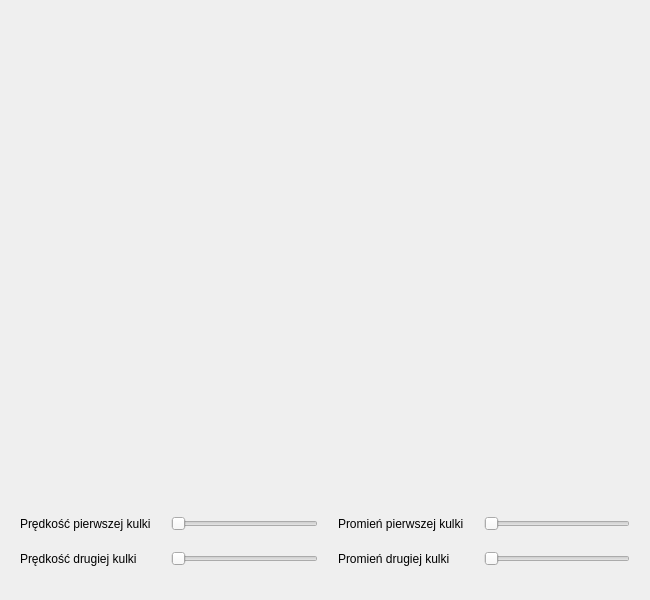
<?xml version="1.0" encoding="UTF-8"?>
<ui version="4.0">
 <class>BallCollider</class>
 <widget class="QWidget" name="BallCollider">
  <property name="geometry">
   <rect>
    <x>0</x>
    <y>0</y>
    <width>650</width>
    <height>600</height>
   </rect>
  </property>
  <property name="minimumSize">
   <size>
    <width>650</width>
    <height>600</height>
   </size>
  </property>
  <property name="maximumSize">
   <size>
    <width>650</width>
    <height>600</height>
   </size>
  </property>
  <property name="windowTitle">
   <string>Kulki</string>
  </property>
  <layout class="QVBoxLayout" name="verticalLayout_2">
   <property name="spacing">
    <number>10</number>
   </property>
   <property name="leftMargin">
    <number>20</number>
   </property>
   <property name="topMargin">
    <number>20</number>
   </property>
   <property name="rightMargin">
    <number>20</number>
   </property>
   <property name="bottomMargin">
    <number>20</number>
   </property>
   <item>
    <widget class="QWidget" name="ballWidget" native="true">
     <property name="minimumSize">
      <size>
       <width>610</width>
       <height>430</height>
      </size>
     </property>
     <property name="maximumSize">
      <size>
       <width>610</width>
       <height>430</height>
      </size>
     </property>
     <property name="styleSheet">
      <string notr="true">QWidget {
	background: &quot;white&quot;
}</string>
     </property>
    </widget>
   </item>
   <item>
    <layout class="QGridLayout" name="gridLayout">
     <property name="sizeConstraint">
      <enum>QLayout::SetMinimumSize</enum>
     </property>
     <property name="topMargin">
      <number>30</number>
     </property>
     <property name="spacing">
      <number>20</number>
     </property>
     <item row="0" column="2">
      <widget class="QLabel" name="redBallRadiusLabel">
       <property name="text">
        <string>Promień pierwszej kulki</string>
       </property>
      </widget>
     </item>
     <item row="0" column="0">
      <widget class="QLabel" name="redBallSpeedLabel">
       <property name="text">
        <string>Prędkość pierwszej kulki</string>
       </property>
      </widget>
     </item>
     <item row="1" column="2">
      <widget class="QLabel" name="blueBallRadiusLabel">
       <property name="text">
        <string>Promień drugiej kulki</string>
       </property>
      </widget>
     </item>
     <item row="0" column="1">
      <widget class="QSlider" name="redBallSpeedSlider">
       <property name="maximum">
        <number>250</number>
       </property>
       <property name="orientation">
        <enum>Qt::Horizontal</enum>
       </property>
      </widget>
     </item>
     <item row="1" column="0">
      <widget class="QLabel" name="blueBallSpeedLabel">
       <property name="text">
        <string>Prędkość drugiej kulki</string>
       </property>
      </widget>
     </item>
     <item row="1" column="1">
      <widget class="QSlider" name="blueBallSpeedSlider">
       <property name="maximum">
        <number>250</number>
       </property>
       <property name="orientation">
        <enum>Qt::Horizontal</enum>
       </property>
      </widget>
     </item>
     <item row="0" column="3">
      <widget class="QSlider" name="redBallRadiusSlider">
       <property name="minimum">
        <number>10</number>
       </property>
       <property name="maximum">
        <number>100</number>
       </property>
       <property name="orientation">
        <enum>Qt::Horizontal</enum>
       </property>
      </widget>
     </item>
     <item row="1" column="3">
      <widget class="QSlider" name="blueBallRadiusSlider">
       <property name="minimum">
        <number>10</number>
       </property>
       <property name="maximum">
        <number>100</number>
       </property>
       <property name="orientation">
        <enum>Qt::Horizontal</enum>
       </property>
      </widget>
     </item>
    </layout>
   </item>
  </layout>
 </widget>
 <resources/>
 <connections/>
</ui>
